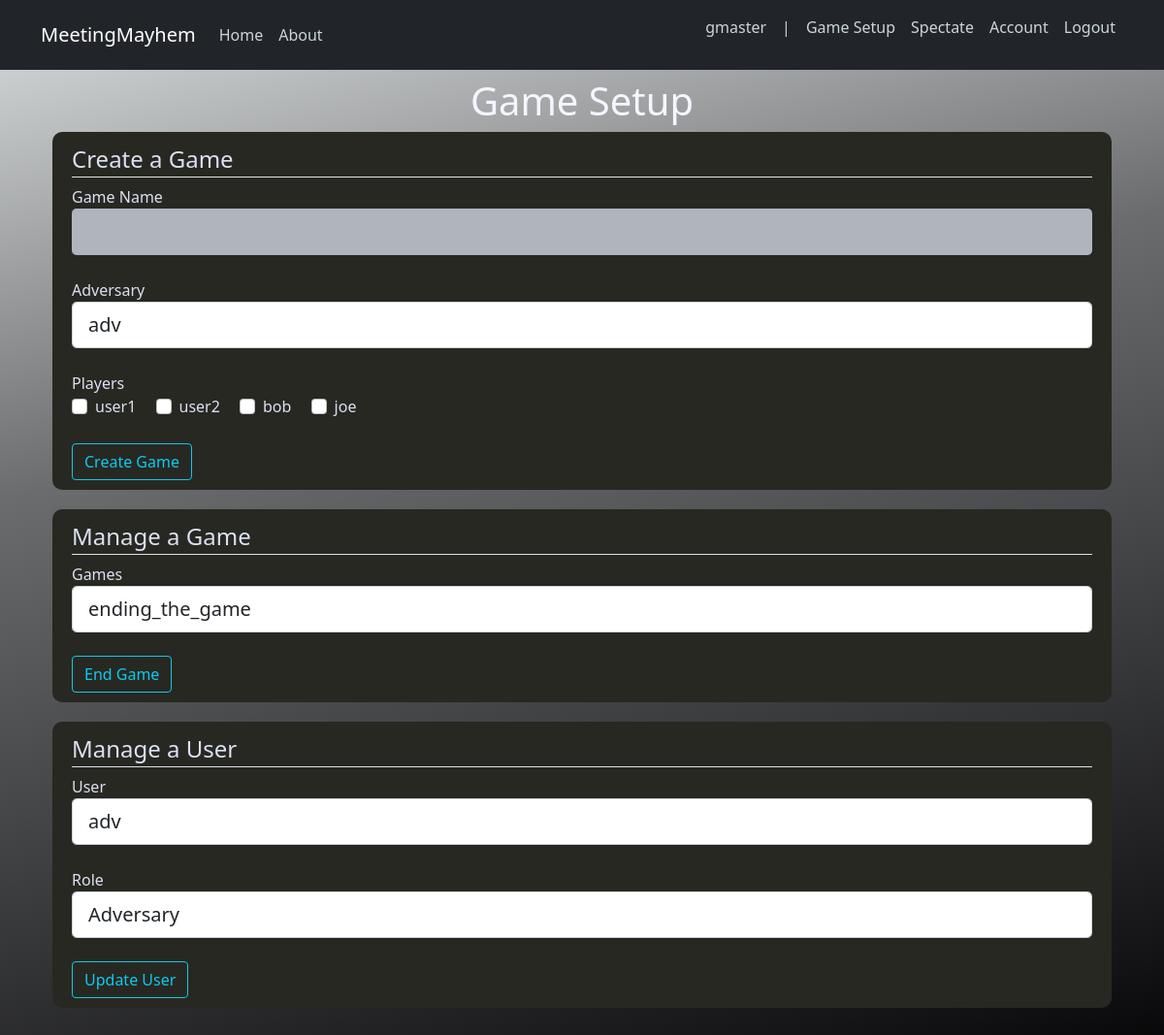
Screenshot of /game_setup (signed in) with the database file from the repository.
### MeetingMayhem/models.py (models this page shows, shortened)
class User(db.Model, UserMixin):
    id = db.Column(db.Integer, primary_key=True)
    username = db.Column(db.String(20), unique=True, nullable=False)
    email = db.Column(db.String(120), unique=True, nullable=False)
    password = db.Column(db.String(60), nullable=False)
    role = db.Column(db.Integer, nullable=False) #dictates what role the account is
    game = db.Column(db.Integer, db.ForeignKey('game.id'), nullable=True)
    """
    roles: 1 - admin, 2 - GM, 3 - adversary, 4 - user, 5 - spectator
    admin: is able to changes the roles of the users incase we need to do this
    GM: game master, puts different users and adversaries into a specific game instance
    adversary: edits messages from users
    user: plays the game
    spectator: is able to see results for game, probably also messages for each round
    we might also want to make a role thats both an adversary and a user at some point
    """

### MeetingMayhem/routes.py (the view, shortened to what this page needs)
@app.route('/game_setup', methods=['GET', 'POST']) #POST is enabled here so that users can give the website information to create messages with
@login_required #requires the user to be logged in
def game_setup():
	if current_user.role != 2: #if the user isn't a game master
		flash(f'Your permissions are insufficient to access this page.', 'danger') #flash error message
		return render_template('home.html', title='Home') #display the home page when they try to access this page directly.
	mng_form = GMManageGameForm()
	setup_form = GMSetupGameForm()
	usr_form = GMManageUserForm()
	is_mng_submit = mng_form.end_game.data
	is_setup_submit = setup_form.create_game.data
	is_usr_form = usr_form.update.data
	users = User.query.filter_by(role=4).all()
	usernames = []
	for user in users:
		usernames.append(user.username)
	return render_template('game_setup.html', title='Game Setup', mng_form=mng_form, setup_form=setup_form, usr_form=usr_form, usernames=usernames)

### MeetingMayhem/forms.py (shortened to what this page needs)
class GMManageGameForm(FlaskForm):
	game = QuerySelectField(u'Games', query_factory=getGameFactory(['id', 'name']), get_label='name', validators=[DataRequired()])
	end_game = SubmitField('End Game')

class GMSetupGameForm(FlaskForm):
	name = StringField('Game Name', validators=[DataRequired()])
	adversary = QuerySelectField(u'Adversary', query_factory=getAdversaryFactory(['id', 'username']), get_label='username', validators=[DataRequired()])
	create_game = SubmitField('Create Game')

### MeetingMayhem/models.py (called while the page is built)
@login_manager.user_loader #tells login manager that this is the user loader function
def load_user(user_id):
    return User.query.get(int(user_id))

def getAdversary(columns=None):
    adv = User.query.filter_by(role=3)
    if columns:
        adv = adv.options(orm.load_only(*columns))
    return adv

def getNonGMUsers(columns=None):
    adv = User.query.filter(User.role.__gt__(2))
    if columns:
        adv = adv.options(orm.load_only(*columns))
    return adv

def getGame(columns=None):
    game = Game.query.filter_by(is_running=True)
    if columns:
        game = game.options(orm.load_only(*columns))
    return game

### MeetingMayhem/templates/game_setup.html (shortened to what this page needs)
{% extends "layout.html" %}
{% block content %}
    <h1 style="text-align:center;">Game Setup</h1>
    <div class="content-section">
        <form method="POST" action="">
            <fieldset class="form-group">
                <legend class="border-bottom mb4">Create a Game</legend>
                <div class="form-group">
                    {{ setup_form.name.label(class="form-control-label") }}
                    {% if setup_form.name.errors %}
                        {{ setup_form.name(class="form-control form-control-lg is-invalid") }}
                        <div class="invalid-feedback">
                            {% for errors in setup_form.name.errors %}
                                <span>{{ errors }}</span>
                            {% endfor %}
                        </div>
                    {% else %}
                        {{ setup_form.name(class="form-control form-control-lg") }}
                    {% endif %}
                </div> <br/>
                <div class="form-group">
                    {{ setup_form.adversary.label(class="form-control-label") }}
                    {% if setup_form.adversary.errors %}
                        {{ setup_form.adversary(class="form-control form-control-lg is-invalid") }}
                        <div class="invalid-feedback">
                            {% for errors in setup_form.adversary.errors %}
                                <span>{{ errors }}</span>
                            {% endfor %}
                        </div>
                    {% else %}
                        {{ setup_form.adversary(class="form-control form-control-lg") }}
                    {% endif %}
                </div> <br/>
                <div id="players_game_form" class="form-group">
                <label class="form-control-label" for="name">Players</label> <br/>
                {% for username in usernames %}
                    <div class="form-check form-check-inline">
                        <input class="form-check-input" type="checkbox" id="inlineCheckbox1" name="players" value="{{ username }}, ">
                        <label class="form-check-label" for="inlineCheckbox1">{{ username }}</label>
                    </div>
                {% endfor %}
                </div> <br/>
            </fieldset>
            <div class="form-group">
                {{ setup_form.create_game(class="btn btn-outline-info") }}
            </div>
        </form>
    </div>
    <div class="content-section">
        <form method="POST" action="">
            <fieldset class="form-group">
                <legend class="border-bottom mb4">Manage a Game</legend>
                <div class="form-group">
                    {{ mng_form.game.label(class="form-control-label") }}
                    {% if mng_form.game.errors %}
                        {{ mng_form.game(class="form-control form-control-lg is-invalid") }}
                        <div class="invalid-feedback">
                            {% for errors in mng_form.game.errors %}
                                <span>{{ errors }}</span>
                            {% endfor %}
                        </div>
                    {% else %}
                        {{ mng_form.game(class="form-control form-control-lg") }}
                    {% endif %}
                </div> <br/>
            </fieldset>
            <div class="form-group">
                {{ mng_form.end_game(class="btn btn-outline-info") }}
            </div>
        </form>
    </div>
    <div id="manage_user_form" class="content-section">
        <form method="POST" action="">
            <fieldset class="form-group">
                <legend class="border-bottom mb4">Manage a User</legend>
                <div class="form-group">
                    {{ usr_form.user.label(class="form-control-label") }}
                    {% if usr_form.user.errors %}
                        {{ usr_form.user(class="form-control form-control-lg is-invalid") }}
                        <div class="invalid-feedback">
                            {% for errors in usr_form.user.errors %}
                                <span>{{ errors }}</span>
                            {% endfor %}
                        </div>
                    {% else %}
                        {{ usr_form.user(class="form-control form-control-lg") }}
                    {% endif %}
                </div> <br/>
                <div class="form-group">
                    {{ usr_form.role.label(class="form-control-label") }}
                    {% if usr_form.role.errors %}
                        {{ usr_form.role(class="form-control form-control-lg is-invalid") }}
                        <div class="invalid-feedback">
                            {% for errors in usr_form.role.errors %}
                                <span>{{ errors }}</span>
                            {% endfor %}
                        </div>
                    {% else %}
                        {{ usr_form.role(class="form-control form-control-lg") }}
                    {% endif %}
                </div> <br/>
            </fieldset>
            <div class="form-group">
                {{ usr_form.update(class="btn btn-outline-info") }}
            </div>
        </form>
    </div>
{% endblock content %}

### MeetingMayhem/templates/layout.html (shortened to what this page needs)
<!DOCTYPE html>
<html>
<head>
    <link href="https://cdn.jsdelivr.net/npm/bootstrap@5.0.0/dist/css/bootstrap.min.css" rel="stylesheet">
	<link rel="stylesheet" type="text/css" href="{{ url_for('static', filename='main.css') }}">
</head>
<body>
    <header class="site-header">
        <nav class="navbar navbar-expand-md navbar-dark bg-dark fixed-top">
            <div class="container">
            <a class="navbar-brand mr-4" href="/">MeetingMayhem</a>
            <div class="collapse navbar-collapse" id="navbarToggle">
                <div class="navbar-nav mr-auto">
                <a class="nav-item nav-link" href="{{ url_for('home') }}">Home</a>
                <a class="nav-item nav-link" href="{{ url_for('about') }}">About</a>
                </div>
                <div class="navbar-nav ms-auto">
                    {% if current_user.is_authenticated %}
                        <p class="nav-item nav-link" >{{ current_user.username }}</p>
                        <p class="nav-item nav-link">|</p>
                        {% if current_user.role == 2 %}
                        <a class="nav-item nav-link" href="{{ url_for('game_setup') }}">Game Setup</a>
                        <a class="nav-item nav-link" href="{{ url_for('spectate_game') }}">Spectate</a>
                        {% endif %}
                        <a class="nav-item nav-link" href="{{ url_for('account') }}">Account</a>
                        <a class="nav-item nav-link" href="{{ url_for('logout') }}">Logout</a>
                    {% else %}
                        <a class="nav-item nav-link" href="{{ url_for('login') }}">Login</a>
                        <a class="nav-item nav-link" href="{{ url_for('register') }}">Register</a>
                    {% endif %}
                </div>
            </div>
            </div>
        </nav>
    </header>
    <main role="main" class="container" style="width:100%;">
    <div class="row" style="width:100%;margin:auto;">
        <div style="width:100%;">
        {% block content %}{% endblock %}
        </div>
    </div>
    <div>
        <br><br><br>
    </div>
    </main>
</body>
</html>

### MeetingMayhem/static/main.css (style rules this page uses)
html { height:100%; }
body { background: rgb(0,0,0); background: linear-gradient(346deg, rgba(0,0,0,1) 0%, rgba(10,10,47,1) 15%, rgba(86,103,131,1) 67%, rgba(190,230,245,1) 100%); color: #444; margin-top: 5rem; background-attachment: fixed; }
h1, h2, h3, h4, h5, h6 { color: white; }
.site-header .navbar-nav .nav-link { color: #cbd5db; }
.content-section { background: #888888; padding: 10px 20px; border: 1px solid #dddddd; border-radius: 3px; margin-bottom: 20px; }

### MeetingMayhem/templates/layout.html (style rules this page uses)
body { background: rgb(0,0,0); background: linear-gradient(346deg, rgba(0,0,0,1) 0%, rgb(19, 19, 22) 10%, rgb(106, 108, 110) 64%, rgb(219, 222, 223) 100%); color: #444; margin-top: 5rem; background-attachment: fixed; color:#dce0f1; }
h1, h2, h3, h4, h5, h6 { color: #f5f5ff; }
.content-section { background: #272822; padding: 10px 20px; border:none; border-radius: 10px; margin-bottom: 20px; }
input[type=text], select { background-color:#b0b4bd; border:none; }

### rows the page displays
User: username "gmaster"
User: username "user1"
User: username "user2"
User: username "bob"
User: username "joe"

### other values shown
{{ setup_form.name.label(class="form-control-label") }} "Game Name"
{{ setup_form.adversary.label(class="form-control-label") }} "Adversary"
{{ mng_form.game.label(class="form-control-label") }} "Games"
{{ usr_form.user.label(class="form-control-label") }} "User"
{{ usr_form.role.label(class="form-control-label") }} "Role"
